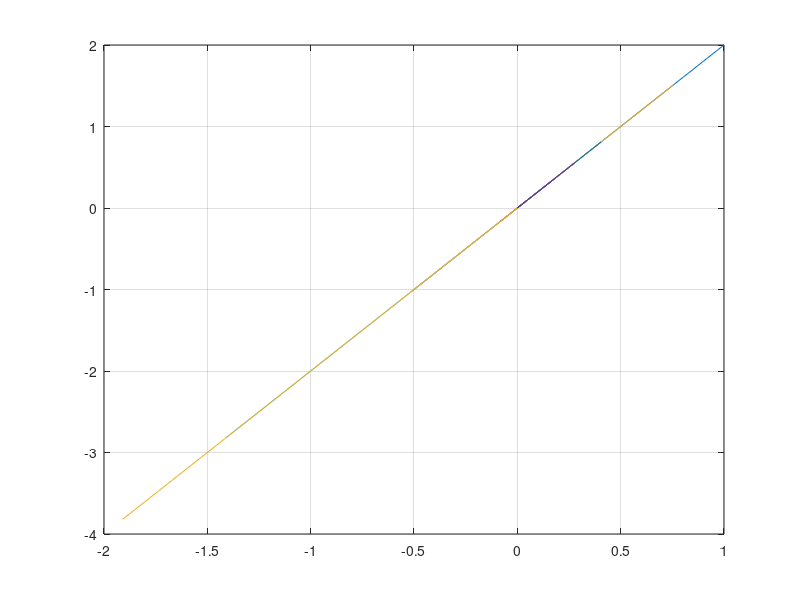

Write the MATLAB code that produced this figure. (Note: this script raises an error after producing the figure.)
v = [1 2];
plot([0, v(1)], [0, v(2)])
hold on
for i=1:10
    s = randn;
    sv = s*v
    plot([0, sv(1)], [0, sv(2)])
end
grid on, axis(-4, 4, -4, 4)